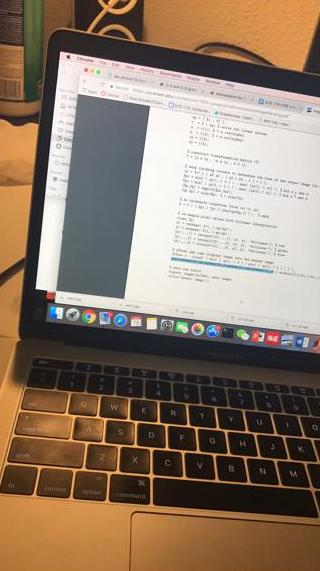
%> input picture Vision/ps2/laptop_1.jpg, 320 x 571 px
$ octave test_own.m   (GNU Octave 9; MATLAB toolbox functions it lacks are replaced by stand-ins)
%> lines starting %> are read from the running program, lines starting %| are printed output that depends on the picture
%> further down, inputIm is the input picture: size 571x320x3 uint8; mean R, G, B 141.3, 122, 104.9
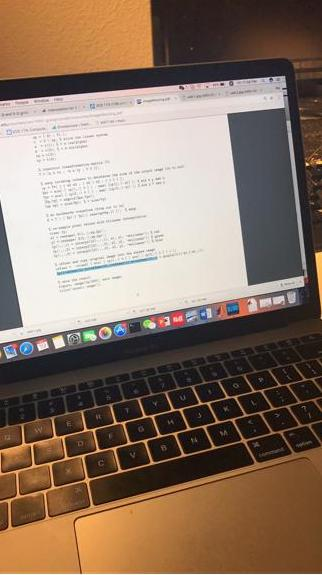
%> input picture Vision/ps2/laptop_2.jpg, 322 x 575 px
%> further down, refIm is the input picture: size 575x322x3 uint8; mean R, G, B 139, 118.2, 102.9
### Vision/ps2/computeH.m
function H = computeH(t1, t2) %%2*n matrices
    A = [];
    [~,pairNum] = size(t1);
    for i=1:pairNum
        line1 = [t1(1,i) t1(2,i) 1 0 0 0 -t2(1,i)*t1(1,i) -t2(1,i)*t1(2,i) -t2(1,i)];
        line2 = [0 0 0 t1(1,i) t1(2,i) 1 -t2(2,i)*t1(1,i) -t2(2,i)*t1(2,i) -t2(2,i)];
        temp = [line1;line2];
        A = vertcat(A,temp);
    end

    m = A'*A;
    [vec,val] = eig(m);
    list = zeros(1,size(val,1));

    for i=1:size(val,1)
        list(1,i) = sum(val(:,i));
    end
    [~,index] = min(list);

    H = vec(:,index);
end

### Vision/ps2/warpImage.m
function [warpIm, mergeIm] = warpImage(inputIm, refIm, H_matrix)
    input = im2double(inputIm);
    ref = im2double(refIm);

    m_ref = size(ref,1);
%> m_ref = 575
    n_ref = size(ref,2);
%> n_ref = 322
    m_input = size(input,1);
%> m_input = 571
    n_input = size(input,2);
%> n_input = 320

    %%forward warping
    [X1,Y1] = meshgrid(1:n_input,1:m_input);
    pp = [X1(:),Y1(:)];
    pp_1 = pp';
    temp_oness = ones(1,size(pp_1,2));
    pp_2 = [pp_1;temp_oness];
    pp_prime = H_matrix*pp_2;
    pp_prime_w = pp_prime(3,:);
    pp_prime_1 = pp_prime(1,:)./pp_prime_w;
    pp_prime_2 = pp_prime(2,:)./pp_prime_w;
    x_min = round(min(pp_prime_1));
%> x_min = -175
    y_min = round(min(pp_prime_2));
%> y_min = -12
    x_max = round(max(pp_prime_1));
%> x_max = 265
    y_max = round(max(pp_prime_2));
%> y_max = 616

    [Xp,Yp] = ndgrid(x_min:x_max,y_min:y_max);
    [width,height] = size(Xp);
%> width = 441; height = 629

    %%inverse wrapping
    p_prime = [Xp(:),Yp(:)];

    p_prime_1 = p_prime';
    temp_ones = ones(1,size(p_prime_1,2));
    p_prime_2 = [p_prime_1;temp_ones];%% ref image points

    p = inv(H_matrix)* p_prime_2;
    p_w = p(3,:);
    p_1 = p(1,:)./p_w;

    p_2 = p(2,:)./p_w; %%mapped input image points

    %%bilinear interpolation + map to new_ref
    warpIm = zeros(height,width,3);

    x = reshape(p_1,width,height)'; %%width is y
    y = reshape(p_2,width,height)'; %%height is x
    warpIm(:,:,1) = interp2(input(:,:,1),x,y);
%> warpIm: size 629x441x3 double; 11.37% of the values are NaN or infinite; the others: min 0, max 1, mean 0.138
    warpIm(:,:,2) = interp2(input(:,:,2),x,y);
%> warpIm: size 629x441x3 double; 22.75% of the values are NaN or infinite; the others: min 0, max 1, mean 0.296
    warpIm(:,:,3) = interp2(input(:,:,3),x,y);
%> warpIm: size 629x441x3 double; 34.12% of the values are NaN or infinite; the others: min 0, max 1, mean 0.486

    figure;
    imshow(warpIm);
    title('warpIm');

    new_height = max(m_ref,height);
%> new_height = 629
    new_width = max(n_ref,width);
%> new_width = 441
    new_warp = zeros(new_height,new_width,3);
    new_ref = zeros(new_height,new_width,3);
    rx = max(1,1-y_min);
%> rx = 13
    ry = max(1,1-x_min);
%> ry = 176

    wx = max(1,y_min);
%> wx = 1
    wy = max(1,x_min);

    new_ref(rx:rx+m_ref-1,ry:ry+n_ref-1,:) = ref(:,:,:);
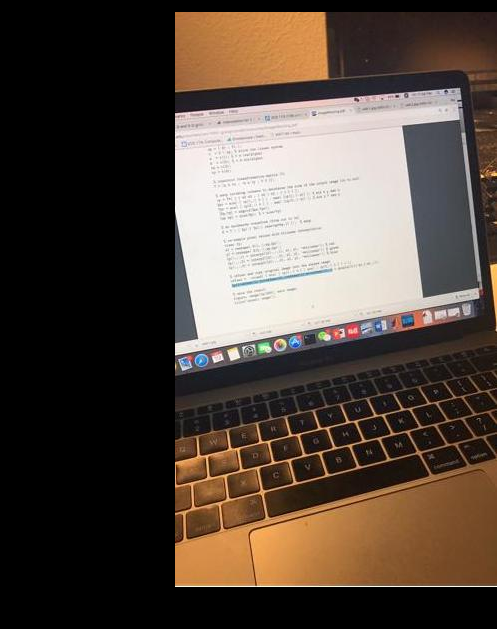
%> new_ref: size 629x497x3 double; mean R, G, B 0.323, 0.275, 0.239
    new_warp(wx:wx+height-1,wy:wy+width-1,:) = warpIm(:,:,:);

    mergeIm = imfuse(new_ref,new_warp,'blend');
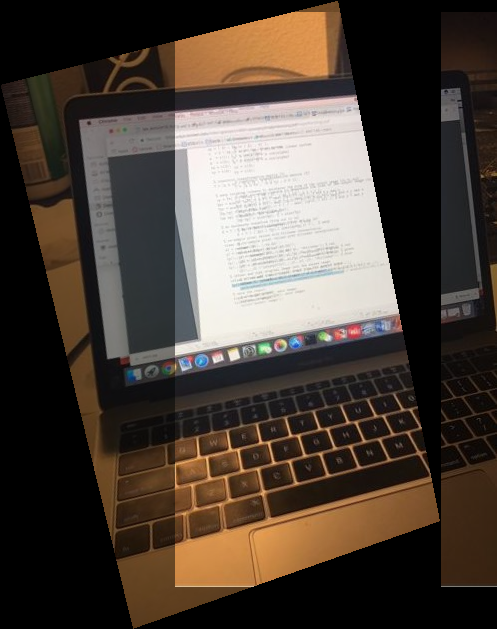
%> mergeIm: size 629x497x3 uint8; mean R, G, B 76, 65.3, 56.5

    figure;
    imshow(mergeIm);
    title('image mosaic');
end

### Vision/ps2/test_own.m
inputIm = imread('laptop_1.jpg');
refIm = imread('laptop_2.jpg');

load own_points.mat;
p1_laptop = p1_points';
p2_laptop = p2_points';

input = im2double(inputIm);
ref = im2double(refIm);

H = computeH(p1_laptop,p2_laptop);

H_matrix = [H(1) H(2) H(3); H(4) H(5) H(6); H(7) H(8) H(9)];


[warpIm, mergeIm] = warpImage(inputIm, refIm, H_matrix);
